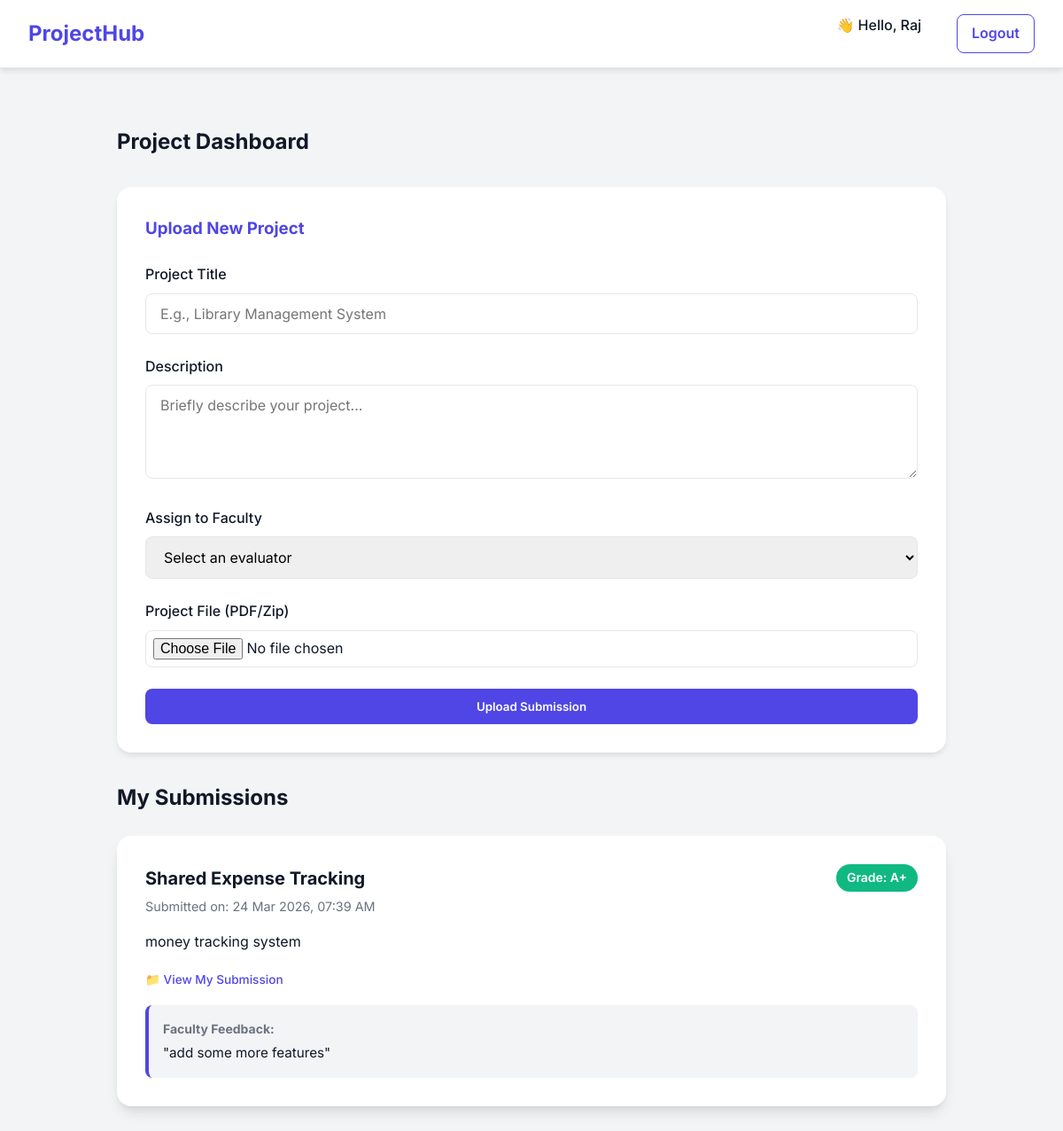
The app's page /student_dashboard (signed in) with its own data.
### models.py (models this page shows, shortened)
class Submission(db.Model):
    __tablename__ = 'submissions'
    id                = db.Column(db.Integer, primary_key=True)
    title             = db.Column(db.String(200), nullable=False)
    description       = db.Column(db.Text, nullable=True)
    filename          = db.Column(db.String(300), nullable=False)
    original_filename = db.Column(db.String(300), nullable=False)
    submitted_at      = db.Column(db.DateTime, default=datetime.utcnow)
    grade             = db.Column(db.String(10), nullable=True)
    comments          = db.Column(db.Text, nullable=True)
    user_id    = db.Column(db.Integer, db.ForeignKey('users.id'), nullable=False)
    faculty_id = db.Column(db.Integer, db.ForeignKey('users.id'), nullable=True)
    faculty = db.relationship('User', foreign_keys=[faculty_id])

### app.py (the view)
@app.route('/student_dashboard')
def student_dashboard():
    if session.get('role') != 'student':
        return redirect(url_for('login'))
    faculty_list = [
        {
            'faculty_id': f.id,
            'name': f.username if f.username else f.email,
            'department': f.department if f.department else 'N/A'
        }
        for f in User.query.filter_by(role='faculty').all()
    ]
    raw = Submission.query.filter_by(user_id=session['user_id'])\
                          .order_by(Submission.submitted_at.desc()).all()
    projects = [
        {
            'submission_id': s.id,
            'title': s.title,
            'description': s.description,
            'submission_date': s.submitted_at.strftime('%d %b %Y, %I:%M %p'),
            'grade': s.grade,
            'comments': s.comments,
            'faculty': s.faculty.username if s.faculty and s.faculty.username else 'Not assigned'
        }
        for s in raw
    ]
    return render_template(
        'student_dashboard.html',
        faculty_list=faculty_list,
        projects=projects,
        deadline=None
    )

### templates/student_dashboard.html (shortened to what this page needs)
<!DOCTYPE html>
<html lang="en">
<head>
    <link rel="stylesheet" href="{{ url_for('static', filename='style.css') }}">
</head>
<body>
    <nav class="navbar">
        <a href="/" class="navbar-brand">ProjectHub</a>
        <div class="navbar-nav align-items-center">
            <span style="font-weight: 500; margin-right: 1rem;">👋 Hello, {{ session.username }}</span>
            <a href="{{ url_for('logout') }}" class="btn btn-secondary" style="padding: 0.5rem 1rem;">Logout</a>
        </div>
    </nav>
    <div class="container" style="max-width: 1000px; margin-top: 2rem;">
        <div style="display: flex; justify-content: space-between; align-items: center; margin-bottom: 2rem;">
            <h2 style="color: var(--text-main);">Project Dashboard</h2>
        </div>
            <div class="card" style="box-shadow: 0 4px 6px -1px rgba(0, 0, 0, 0.1);">
                <h3 style="margin-bottom: 1.5rem; color: var(--primary);">Upload New Project</h3>
                <form action="{{ url_for('upload') }}" method="POST" enctype="multipart/form-data">
                    <div class="form-group">
                        <label class="form-label">Project Title</label>
                        <input type="text" name="title" class="form-control" required placeholder="E.g., Library Management System">
                    </div>
                    <div class="form-group">
                        <label class="form-label">Description</label>
                        <textarea name="description" class="form-control" rows="4" required placeholder="Briefly describe your project..."></textarea>
                    </div>
                    <div class="form-group">
                        <label class="form-label">Assign to Faculty</label>
                        <select name="faculty_id" class="form-control" required>
                            <option value="" disabled selected>Select an evaluator</option>
                        </select>
                    </div>
                    <div class="form-group">
                        <label class="form-label">Project File (PDF/Zip)</label>
                        <input type="file" name="file" class="form-control" accept=".pdf,.zip,.rar,.tar.gz" required style="padding: 0.5rem;">
                    </div>
                    <button type="submit" class="btn btn-primary" style="width: 100%;">Upload Submission</button>
                </form>
            </div>
            <div>
                <h2 style="margin-bottom: 1.5rem;">My Submissions</h2>
                {% if projects %}
                    {% for proj in projects %}
                    <div class="card" style="margin-bottom: 1.5rem; transition: transform 0.2s;">
                        <div style="display: flex; justify-content: space-between; align-items: flex-start;">
                            <div>
                                <h3 style="font-size: 1.25rem; color: var(--text-main);">{{ proj['title'] }}</h3>
                                <p style="color: var(--text-muted); font-size: 0.9rem; margin-top: 0.25rem;">Submitted on: {{ proj['submission_date'] if proj['submission_date'] else 'Pending' }}</p>
                            </div>
                            {% if proj['grade'] %}
                                <span style="background: var(--secondary); color: white; padding: 0.25rem 0.75rem; border-radius: 9999px; font-weight: 600; font-size: 0.875rem;">
                                    Grade: {{ proj['grade'] }}
                                </span>
                            {% else %}
                                <span style="background: #FBBF24; color: #92400E; padding: 0.25rem 0.75rem; border-radius: 9999px; font-weight: 600; font-size: 0.875rem;">
                                    Under Review
                                </span>
                            {% endif %}
                        </div>
                        <p style="margin-top: 1rem; color: var(--text-main);">{{ proj['description'] }}</p>
                        <div style="margin-top: 1rem;">
                            <a href="{{ url_for('download_file', submission_id=proj['submission_id']) }}" style="font-size: 0.85rem; color: var(--primary); text-decoration: none; font-weight: 500;">
                                📁 View My Submission
                            </a>
                        </div>
                        {% if proj['comments'] %}
                        <div style="margin-top: 1rem; padding: 1rem; background: #F3F4F6; border-radius: 0.5rem; border-left: 4px solid var(--primary);">
                            <h4 style="font-size: 0.875rem; color: var(--text-muted); margin-bottom: 0.25rem;">Faculty Feedback:</h4>
                            <p style="font-size: 0.95rem;">"{{ proj['comments'] }}"</p>
                        </div>
                        {% endif %}
                    </div>
                    {% endfor %}
                {% else %}
                    <div class="card" style="text-align: center; padding: 3rem 2rem; border: 2px dashed var(--border); box-shadow: none;">
                        <h3 style="color: var(--text-muted);">No submissions yet</h3>
                        <p style="color: var(--text-muted); margin-top: 0.5rem;">Upload your first project using the form on the left.</p>
                    </div>
                {% endif %}
            </div>
        </div>
</body>
</html>

### static/style.css (style rules this page uses)
:root { --primary: #4F46E5; --primary-hover: #4338CA; --secondary: #10B981; --background: #F3F4F6; --surface: #FFFFFF; --text-main: #111827; --text-muted: #6B7280; --border: #E5E7EB; --danger: #EF4444; }
* { margin: 0; padding: 0; box-sizing: border-box; font-family: 'Inter', -apple-system, BlinkMacSystemFont, "Segoe UI", Roboto, "Helvetica Neue", Arial, sans-serif; }
body { background-color: var(--background); color: var(--text-main); line-height: 1.6; }
.container { max-width: 1200px; margin: 0 auto; padding: 2rem; }
.navbar { background: var(--surface); box-shadow: 0 4px 6px -1px rgba(0, 0, 0, 0.1); padding: 1rem 2rem; display: flex; justify-content: space-between; align-items: center; border-bottom: 1px solid var(--border); }
.navbar-brand { font-size: 1.5rem; font-weight: 700; color: var(--primary); text-decoration: none; }
.navbar-nav { display: flex; gap: 1.5rem; }
.btn { display: inline-block; padding: 0.75rem 1.5rem; border-radius: 0.5rem; font-weight: 600; text-decoration: none; text-align: center; border: none; cursor: pointer; transition: all 0.3s ease; }
.btn-primary { background: var(--primary); color: white; }
.btn-secondary { background: var(--surface); color: var(--primary); border: 1px solid var(--primary); }
.card { background: var(--surface); border-radius: 1rem; padding: 2rem; box-shadow: 0 10px 15px -3px rgba(0, 0, 0, 0.1), 0 4px 6px -2px rgba(0, 0, 0, 0.05); margin-bottom: 2rem; }
.form-group { margin-bottom: 1.5rem; }
.form-label { display: block; margin-bottom: 0.5rem; font-weight: 500; color: var(--text-main); }
.form-control { width: 100%; padding: 0.75rem 1rem; border: 1px solid var(--border); border-radius: 0.5rem; font-size: 1rem; transition: border-color 0.3s; }

### records on screen
Submission: title "Shared Expense Tracking", grade "A+", description "money tracking system", comments "add some more features"

### other values on screen
{{ session.username }} "Raj"
{{ proj['submission_date'] if proj['submission_date'] else 'Pending' }} "24 Mar 2026, 07:39 AM"
